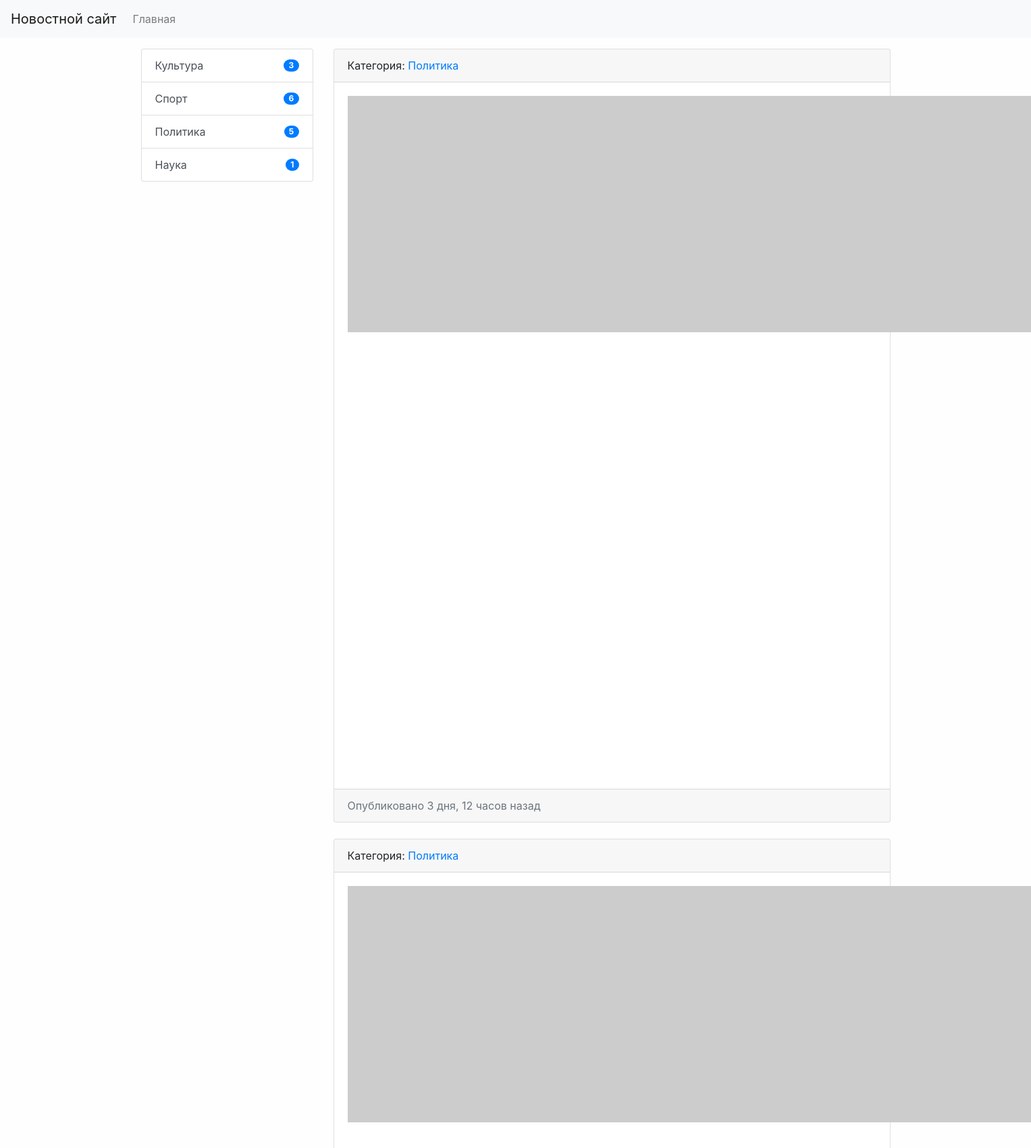
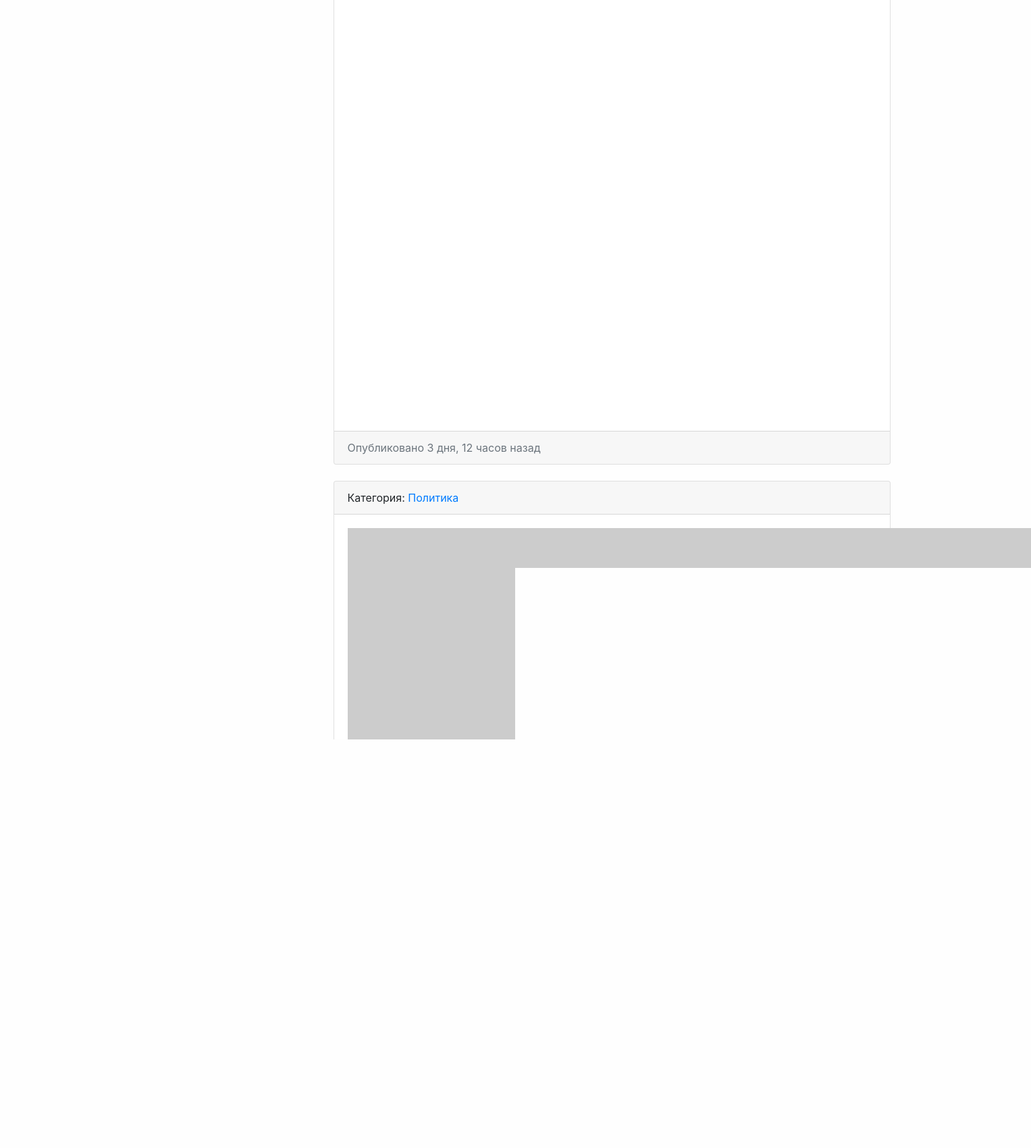
Screenshot of /category/3/ (upper part) with the database file from the repository (2 pictures, top to bottom).
### news/models.py (models this page shows, shortened)
class Category(models.Model):
    title = models.CharField(max_length=150, db_index=True, verbose_name="Наименование категории")
    def get_absolute_url(self):
        return reverse('category', kwargs={"category_id": self.pk})
    class Meta:
        verbose_name = "Категория"
        verbose_name_plural = "Категории"
        ordering = ["title"]
    def __str__(self):
        return self.title

class News(models.Model):
    title = models.CharField(max_length=150, verbose_name="Наименование")
    content = models.TextField(blank=True, verbose_name="Контент")
    created_at = models.DateTimeField(auto_now_add=True, verbose_name="Дата публикации")
    updated_at = models.DateTimeField(auto_now=True, verbose_name="Обновлено")
    photo = models.ImageField(
        upload_to="photos/%Y/%m/%d/", verbose_name="Фото", blank=True
    )
    is_published = models.BooleanField(default=True, verbose_name="Опубликовано")
    category = models.ForeignKey("Category", on_delete=models.PROTECT, verbose_name="Категория")
    views = models.IntegerField(default=0)
    def get_absolute_url(self):
        return reverse('view_news', kwargs={'pk': self.pk})
    class Meta:
        verbose_name = "Новость"
        verbose_name_plural = "Новости"
        ordering = ["-created_at"]

### news/views.py (the view)
# urls.py: path("category/<int:category_id>/", NewsByCategory.as_view(), name="category"),
class NewsByCategory(MyMixin, ListView):
    model = News
    template_name = 'news/home_news_list.html'
    context_object_name = 'news'
    allow_empty = False
    def get_context_data(self, *, object_list=None, **kwargs):
        context = super().get_context_data(**kwargs)
        context['title'] = self.get_upper(Category.objects.get(pk=self.kwargs['category_id']))
        return context
    def get_queryset(self):
        return News.objects.filter(category_id=self.kwargs['category_id'], is_published=True).select_related('category')

### news/templatetags/news_tags.py (called while the page is built)
@register.inclusion_tag('news/list_categories.html')
def show_categories(arg1='Hello', arg2='world'):
    categories = Category.objects.annotate(cnt=Count('news')).filter(cnt__gt=0)
    return {"categories": categories, "arg1": arg1, "arg2": arg2}

### news/utils.py (called while the page is built)
    def get_upper(self, s):
        if isinstance(s, str):
            return s.upper()
        else:
            return s.title.upper()

### news/templates/news/home_news_list.html (shortened to what this page needs)
{% extends "base.html" %}
{% block sidebar %}
    {% include "inc/_sidebar.html" %}
{% endblock %}
{% block content %}
        {% for item in news %}
            <div class="card mb-4">
                <div class="card-header">
                    Категория: <a href="{{ item.category.get_absolute_url }}">{{ item.category }}</a>
                </div>
                <div class="card-body">
                    <div class="media">
                        {% if item.photo %}
                            <img src="{{ item.photo.url }}" alt="news photo" width="350px" class="mr-3">
                        {% else %}
                            <img src="https://picsum.photos/id/1060/350/233/?blur=2" alt="news photo" class="mr-3">
                        {% endif %}
                    </div>
                </div>
                <div class="card-footer text-muted">
                    <span>Опубликовано {{ item.created_at|timesince }} назад</span>
                </div>
            </div>
        {% endfor %}
{% endblock %}

### news/templates/news/list_categories.html
<div class="list-group">
    {% for item in categories %}
        <a href="{{ item.get_absolute_url }}"
           class="list-group-item list-group-item-action d-flex justify-content-between align-items-center">{{ item.title }} <span class="badge badge-primary badge-pill">{{ item.cnt }}</span></a>
    {% endfor %}
</div>

### mysite/static/css/style.css (style rules this page uses)
body { background-color: #fefefe; }

### rows the page displays
Category: title "Культура", cnt "3"
Category: title "Спорт", cnt "6"
Category: title "Политика", cnt "5"
Category: title "Наука", cnt "1"
News: category "Политика", created_at "3 дня, 12 часов"
News: category "Политика", created_at "3 дня, 12 часов"
News: category "Политика"
